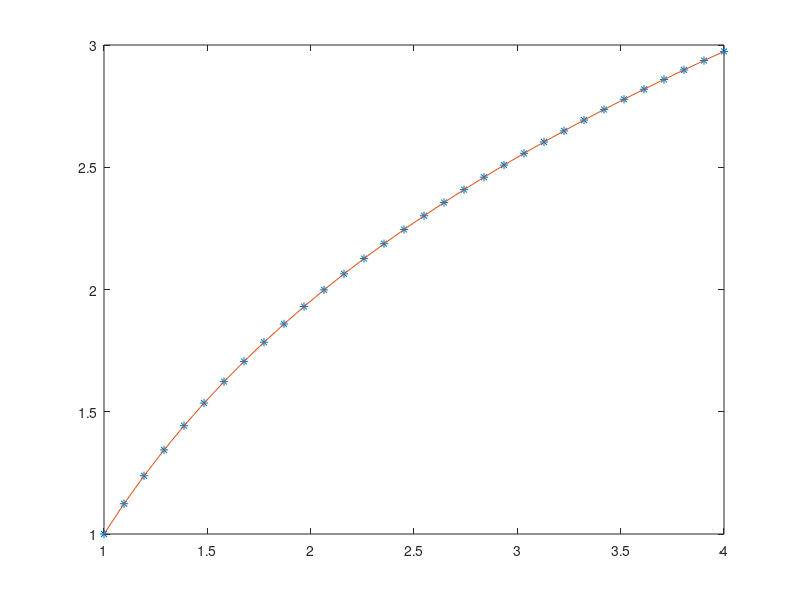

MATLAB code for this plot:
% Calcula una aproximación por diferencias finitas centradas del 
% PVF lineal: x''(t) = q(t)x(t) + p(t)x'(t)+ r, t en [a,b],
%             x(a)=alpha, x(b)=beta
% Definimos los datos del problema
a = 1;  alpha = 1;
b = 4;  beta = 4^(1/3)+log(4);
q = @(t) 1./(t.^2);         % Funciones p(t), q(t) y r(t)
p = @(t) -11./(3*t) ;       % (evaluables sobre vectores)
r = @(t) 8./(3*t.^2)-log(t)./(t.^2);
% Definimos la discretizacion
N = 30;               % Número de nodos interiores (ha de ser >2)
h = (b-a)/(N+1); 
t = linspace(a,b,N+2);% Nodos, incluidos a y b
tint = (t(2:N+1))';   % Vector columna de N nodos interiores 
% Definición de la matriz A de coeficientes
B = [1+p(tint)*h/2,-2-q(tint)*h^2,1-p(tint)*h/2]./h^2;
A = spdiags(B, [1 0 -1], N, N)';
% Definición del vector de términos independientes
rhs = r(tint);
rhs(1) = rhs(1)-alpha*B(1,1);
rhs(N) = rhs(N)-beta*B(N,3);
% Resolución del sistema
y = A\rhs;  
% Representación de las soluciones numérica y exacta
soln = [alpha; y; beta];
plot(t,soln,'*',t,t.^(1/3)+log(t))
